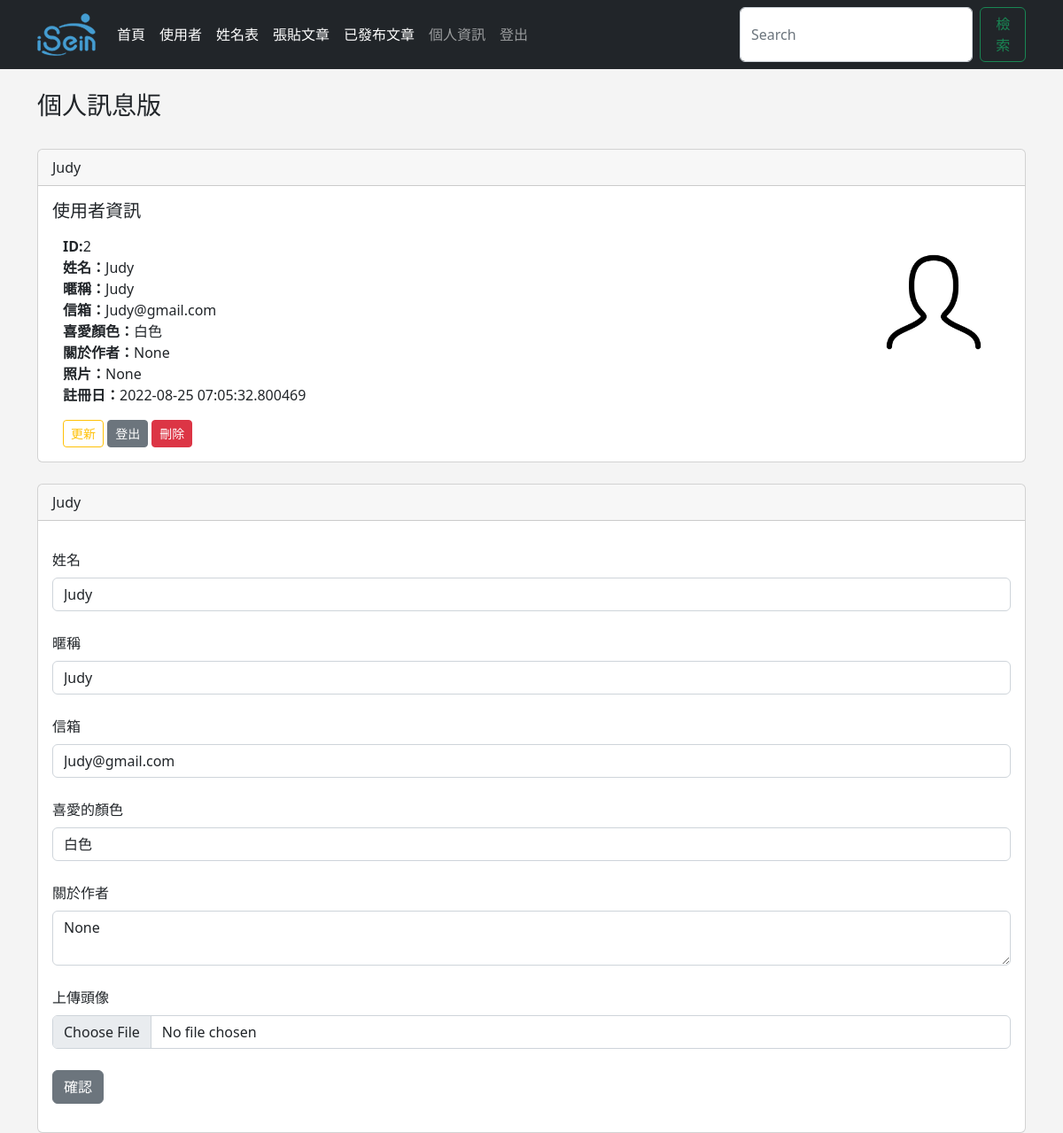
/dashboard (signed in), run on the app's committed database.
### app.py (models this page shows, shortened)
class Users(db.Model, UserMixin):
    id = db.Column(db.Integer, primary_key=True)
    username = db.Column(db.String(20), nullable=False)
    name = db.Column(db.String(200), nullable=False)
    email = db.Column(db.String(200), nullable=False, unique=True)
    favorite_color = db.Column(db.String(120))
    about_author = db.Column(db.Text())
    password_hash = db.Column(db.String(128))
    date_added = db.Column(db.DateTime, default=datetime.utcnow)
    posts = db.relationship('Posts', backref="poster")
    profile_pic = db.Column(db.String(256))
    @property
    def password(self):
        raise AttributeError("哈希屬性不可讀取！")

### app.py (the view)
@app.route('/dashboard', methods=['GET', 'POST'])
@login_required
def dashboard():
    form = UserForm()
    id = current_user.id
    name_to_update = Users.query.get_or_404(id)
    if request.method == 'POST':
        name_to_update.name=request.form['name']
        name_to_update.email=request.form['email']
        name_to_update.favorite_color=request.form['favorite_color']
        name_to_update.username=request.form['username']
        name_to_update.about_author=request.form['about_author']
        if request.files['profile_pic']:
            name_to_update.profile_pic = request.files['profile_pic']
            pic_filename = secure_filename(name_to_update.profile_pic.filename)
            pic_name = str(uuid.uuid1()) + "_" + pic_filename
            name_to_update.profile_pic.save(os.path.join(app.config['UPLOAD_FOLDER'], pic_name))
            name_to_update.profile_pic = pic_name
            try:
                db.session.commit()
                flash('使用者已成功更新')
                return render_template('dashboard.html',
                    form=form,
                    name_to_update=name_to_update)
            except:
                flash("看來有些問題，請再試試！")
                return render_template("dashboard.html",
                    form=form,
                    name_to_update=name_to_update)
        else:
            db.session.commit()
            flash('使用者已成功更新')
            return render_template('dashboard.html',
                form=form,
                name_to_update=name_to_update)
    else:
        return render_template("dashboard.html",
            form=form,
            name_to_update=name_to_update,
            id=id)

### webforms.py
class UserForm(FlaskForm):
    name = StringField("姓名", validators=[DataRequired()])
    username = StringField("暱稱")
    email = StringField("信箱", validators=[DataRequired()])
    favorite_color = StringField("喜愛的顏色")
    about_author = TextAreaField("關於作者")
    password_hash = PasswordField('請輸入密碼',
        validators=[DataRequired(),
        EqualTo('password_hash2', message='密碼必須匹配')])
    password_hash2 = PasswordField('請再次輸入密碼', validators=[DataRequired()])
    profile_pic = FileField("上傳頭像")
    submit = SubmitField("確認")

class SearchForm(FlaskForm):
    searched = StringField('Searched', validators=[DataRequired()])
    submit = SubmitField("確認")

### app.py (called while the page is built)
@login_manager.user_loader
def load_user(user_id):
    return Users.query.get(int(user_id))

@app.context_processor
def base():
    form = SearchForm()
    return dict(form=form)

### templates/dashboard.html (shortened to what this page needs)
{% extends 'base.html' %}
{% block content %}
    <h3>個人訊息版</h3>
    <br/>
    <div class="card">
        <div class="card-header">
            {{ current_user.name }}
        </div>
        <div class="card-body">
          <h5 class="card-title">使用者資訊</h5>
          <p class="card-text">
            <div class="container">
              <div class="row">
                <div class="col-8">
                  <strong>ID:</strong>{{ current_user.id }}<br/>
                  <strong>姓名：</strong>{{ current_user.name }}<br/>
                  <strong>暱稱：</strong>{{ current_user.username }}<br/>
                  <strong>信箱：</strong>{{ current_user.email }}<br/>
                  <strong>喜愛顏色：</strong>{{ current_user.favorite_color }}<br/>
                  <strong>關於作者：</strong>{{ current_user.about_author }}<br/>
                  <strong>照片：</strong>{{ current_user.profile_pic }}<br/>
                  <strong>註冊日：</strong>{{ current_user.date_added }}<br/>
          </p>
                  <a href="{{ url_for('update', id=current_user.id) }}" class="btn btn-outline-warning btn-sm">更新</a>
                  <a href="{{ url_for('logout') }}" class="btn btn-secondary btn-sm">登出</a>
                  <a href="{{ url_for('delete', id=current_user.id) }}" class="btn btn-danger btn-sm">刪除</a>
                </div>
                <br/><br/>
                {% if current_user.profile_pic %}
                  <div class="col-4">
                    <img src="{{ url_for('static', filename='images/' + current_user.profile_pic) }}" width="200" align="right">
                  </div>
                {% else %}
                  <div class="col-4">
                    <img src="{{ url_for('static', filename='images/person1.png') }}" width="150" align="right">
                  </div>
                {% endif %}
              </div>
            </div>
<br/>
    <div class="card">
      <div class="card-header">
        {{ current_user.name }}
      </div>
      <div class="card-body">
        <p class="card-text">
          <form action='/dashboard' method="POST" enctype="multipart/form-data">
            {{ form.name.label(class="form-label") }}
            {{ form.name(class="form-control", value=name_to_update.name) }}
            <br/>
            {{ form.username.label(class="form-label") }}
            {{ form.username(class="form-control", value=name_to_update.username) }}
            <br/>
            {{ form.email.label(class="form-label") }}
            {{ form.email(class="form-control", value=name_to_update.email) }}
            <br/>
            {{ form.favorite_color.label(class="form-label") }}
            {{ form.favorite_color(class="form-control", value=name_to_update.favorite_color) }}
            <br/>
            {{ form.about_author.label(class="form-label") }}
            <textarea name="about_author" class="form-control">{{ name_to_update.about_author }}</textarea>
            <br/>
            {{ form.profile_pic.label(class="form-label") }}
            {{ form.profile_pic(class="form-control", value=name_to_update.profile_pic) }}
            <br/>
            {{ form.submit(class="btn btn-secondary") }}
          </form>
        </p>
      </div>
    </div>
{% endblock %}

### static/css/style.css (style rules this page uses)
body { background: #f4f4f4f0; }

### data on the page
Users: name "Judy", id "2", username "Judy", email "Judy@gmail.com", favorite_color "白色", about_author "None", profile_pic "None", date_added "2022-08-25 07:05:32.800469"
